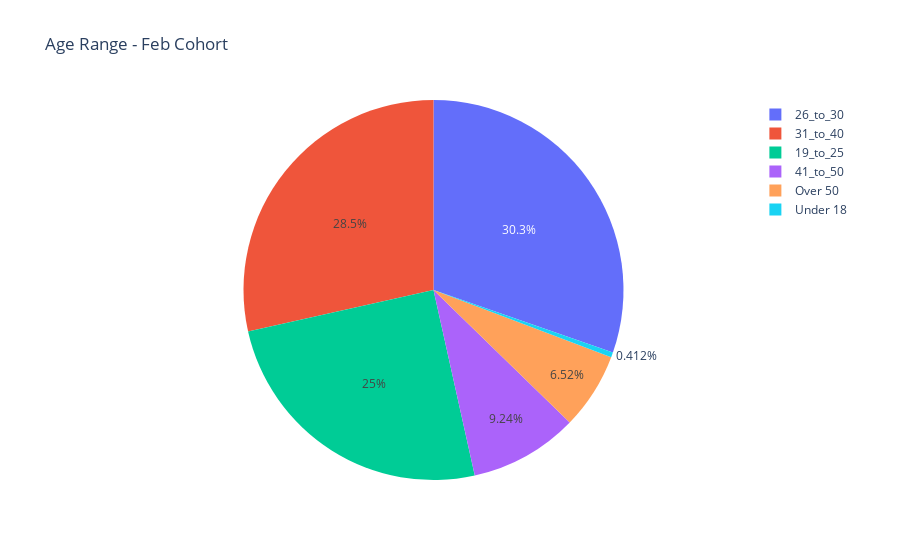

This figure's notebook cell:
### Markdown cell above
#### Similarly for the February cohort

### Code cell
sql4 = """
select
    u.user_id,
    u.date_of_birth,
    current_date
from analyst_task.users u
inner join analyst_task.transactions t
    on u.user_id = t.user_id
    where date_part('month', t.time_stamp) = 2 and date_part('year', t.time_stamp) = 2019
"""
df4 = pd.read_sql_query(text(sql4), engine)
df4['date_of_birth'] = pd.to_datetime(df4['date_of_birth'], errors='coerce')
df4['date'] = pd.to_datetime(df4['date'], errors='coerce')
df4['age'] = (df4['date'] - df4['date_of_birth']) // np.timedelta64(1, 'Y')
df4['age_groups'] = pd.cut(df4['age'], bins=(0,18,25,30,40,50,np.inf), labels=['Under 18','19_to_25','26_to_30','31_to_40','41_to_50','Over 50'])
age_counts_feb = df4['age_groups'].value_counts()

fig = px.pie(df4, values=age_counts_feb, names = age_counts.keys(), title='Age Range - Feb Cohort')
fig.show()

### Figure 1 — Plotly figure (JSON) as saved in the notebook; plotly's stock layout.template omitted (floating-point values rounded to 4 significant figures)
{"data": [{"domain": {"x": [0, 1], "y": [0, 1]}, "hovertemplate": "label=%{label}<br>value=%{value}<extra></extra>", "labels": ["26_to_30", "31_to_40", "19_to_25", "41_to_50", "Over 50", "Under 18"], "legendgroup": "", "name": "", "showlegend": true, "type": "pie", "values": [7063, 6635, 5815, 2151, 1517, 96]}], "layout": {"legend": {"tracegroupgap": 0}, "title": {"text": "Age Range - Feb Cohort"}}}
